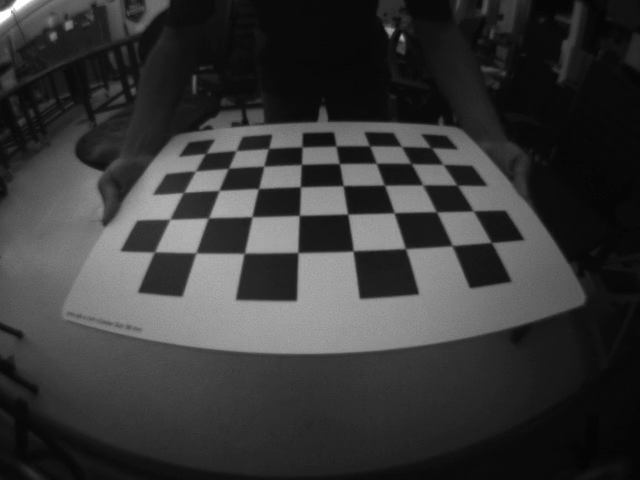
#> input picture frame 31 of opencv/src/voxl/chessboard.mp4, 640 x 480 px
$ python undistort.py
#> lines starting #> are read from the running program, lines starting #| are printed output that depends on the picture
import cv2 as cv
import numpy as np


class Undistort:
    """Correcting fisheye images."""
    def __init__(self):
        data = np.load("tracking_camera_intrinsic_data.npz")
#> (reads opencv/src/voxl/tracking_camera_intrinsic_data.npz from the repository)
        mtx = data['camera_matrix']
        dist = data['distortion_coefficient']
        # img = cv.imread("frame0198.jpg")
        cap = cv.VideoCapture("chessboard.mp4")
        if not cap.isOpened():
            print("Can't open video file")
            exit()
        while True:
            ret, frame = cap.read()
#> frame is the input picture: shape (480, 640, 3); min 3, max 255, mean 55.5
            if not ret:
                print("Did video stream end?")
                break
            h, w = frame.shape[:2]
#> h = 480; w = 640
            newcameramtx, roi = cv.getOptimalNewCameraMatrix(mtx, dist, (w, h), 1)
#> roi = (0, 233, 386, 154)
            # undistort
            mapx, mapy = cv.initUndistortRectifyMap(mtx, dist, None, newcameramtx, (w, h), 5)
            dst = cv.remap(frame, mapx, mapy, cv.INTER_LINEAR)
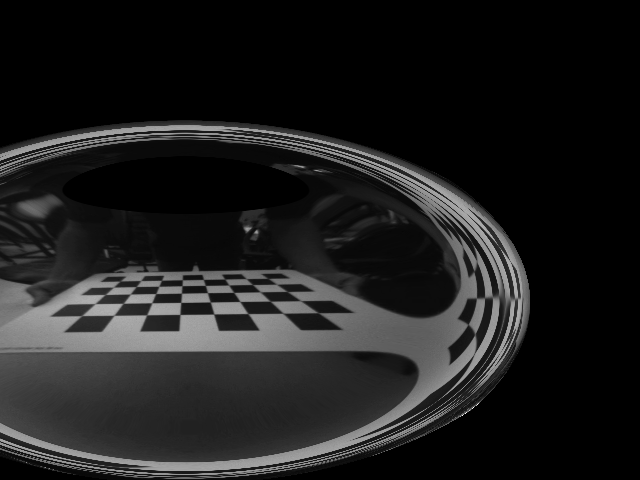
#> dst: shape (480, 640, 3); min 0, max 255, mean 30.1
            # crop the image
            x, y, w, h = roi
#> x = 0; y = 233; w = 386; h = 154
            dst = dst[y:y + h, x:x + w]
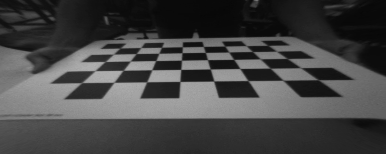
#> dst: shape (154, 386, 3); min 6, max 177, mean 69.4
            dst = cv.resize(dst, None, fx=2.623, fy=3.75, interpolation=cv.INTER_AREA)
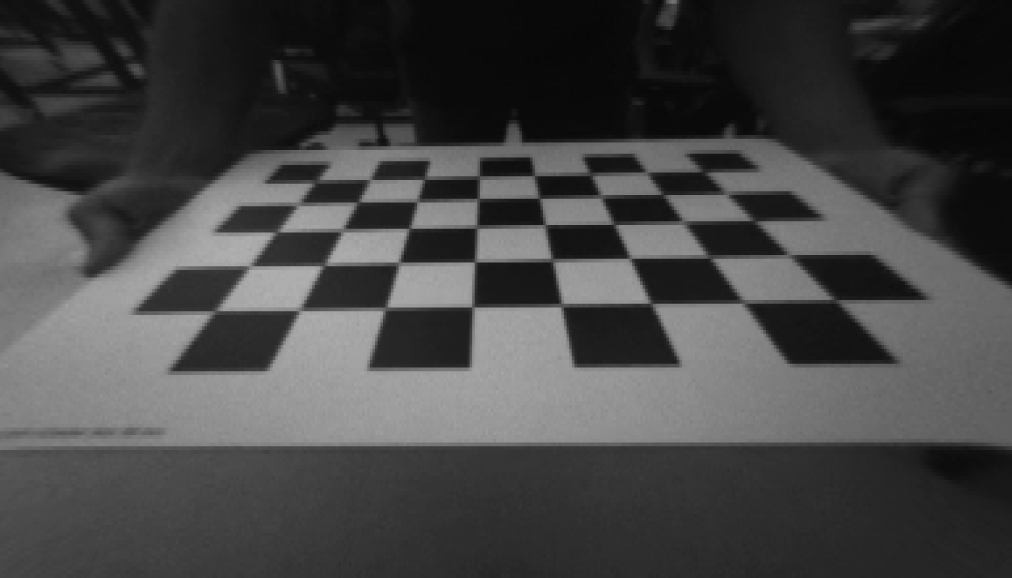
#> dst: shape (578, 1012, 3); min 6, max 177, mean 69.4

            cv.imshow('Display', dst)
            if cv.waitKey(0) == ord('q'):
#> (key q is pressed here)
                break
            elif cv.waitKey(0) == ord('s'):
                cv.imwrite('undistort_img.png', dst)
                break
        cv.destroyAllWindows()


def main():
    Undistort()


if __name__ == "__main__":
    main()
